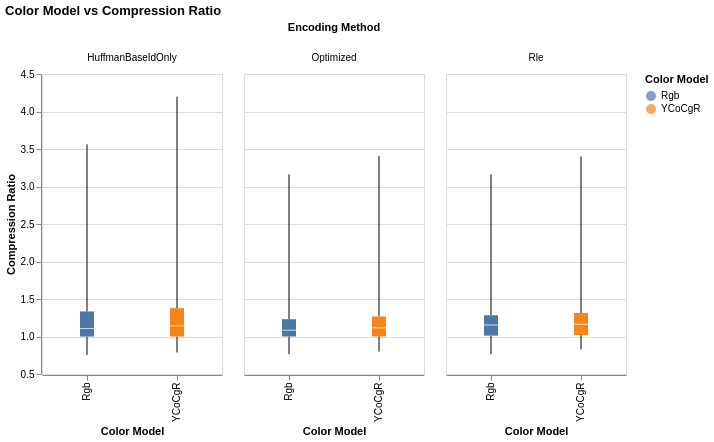

Notebook cell for this chart:
### Markdown cell above
## Color Model Impact: RGB vs YCoCgR

Does the YCoCgR color space yield better compression than RGB?

### Code cell
alt.Chart(df).mark_boxplot(extent='min-max').encode(
    x=alt.X('image_color_model:N', title='Color Model'),
    y=alt.Y('compression_ratio:Q', title='Compression Ratio', scale=alt.Scale(zero=False)),
    color=alt.Color('image_color_model:N', title='Color Model'),
    column=alt.Column('encode_impl:N', title='Encoding Method')
).properties(
    title=alt.Title('Color Model vs Compression Ratio'),
    height=300,
    width=180
)

### Figure 1 — Vega-Lite specification as saved in the notebook (floating-point values rounded to 4 significant figures; data arrays with more than 128 entries replaced by an {"elided": "..."} marker saying what was removed)
{"config": {"view": {"continuousWidth": 300, "continuousHeight": 300}}, "data": {"name": "data-9f6dfb3804ea083c907744903f6340da"}, "mark": {"type": "boxplot", "extent": "min-max"}, "encoding": {"color": {"field": "image_color_model", "title": "Color Model", "type": "nominal"}, "column": {"field": "encode_impl", "title": "Encoding Method", "type": "nominal"}, "x": {"field": "image_color_model", "title": "Color Model", "type": "nominal"}, "y": {"field": "compression_ratio", "scale": {"zero": false}, "title": "Compression Ratio", "type": "quantitative"}}, "height": 300, "title": {"text": "Color Model vs Compression Ratio"}, "width": 180, "$schema": "https://vega.github.io/schema/vega-lite/v6.1.0.json", "datasets": {"data-9f6dfb3804ea083c907744903f6340da": {"elided": "1710 records"}}}
